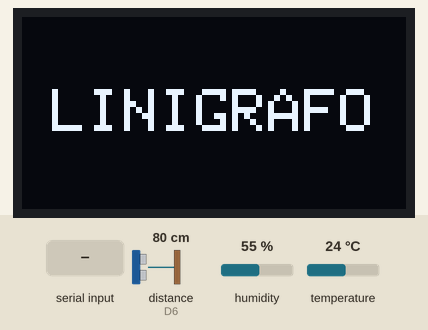
This program was run on a simulated ESP8266 (NodeMCU). On the bench: 128×64 one-colour display. Inputs (shaded band) come from the test bench; at power-on: distance to the obstacle (sensor on D6) 80 cm, humidity 55 %, temperature 24 °C. The echo pulse lasts 58.3 µs per cm; what the program prints to the serial monitor is not drawn.

Above: at 5.1 s.
At 8.8 s:
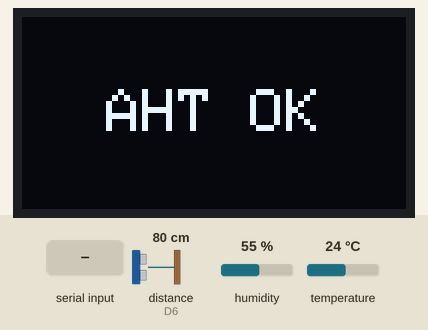
8.9 s: "1" received over Serial
At 28.0 s:
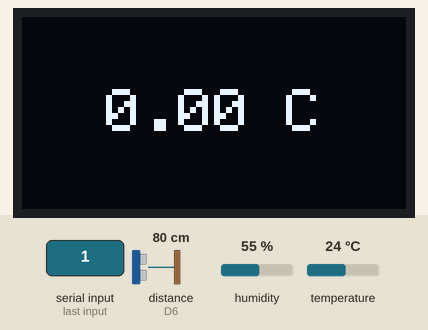
Timing chart, 0 to 28.6 s (numbered marks = the images above; inputs shaded):
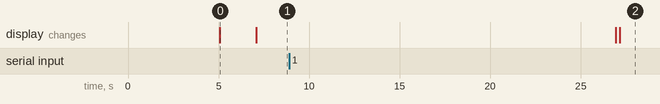

Measured:
- what the display in image 0 shows lasts 2.0 s, from 5.1 s to 7.1 s

The program:

main.cpp
```cpp
#include <Arduino.h>
#include <Wire.h> //INCLUSÃO DE BIBLIOTECA
#include <Adafruit_GFX.h> //INCLUSÃO DE BIBLIOTECA
#include <Adafruit_SSD1306.h> //INCLUSÃO DE BIBLIOTECA
#include <Adafruit_AHTX0.h>   //BIBLIOTECA AHT
#include <ThingSpeak.h>

const int trigPin = 13;
const int echoPin = 12;

long duration;
float distanceCm;
float media_temp = 0.0;
float media_umid = 0.0;
float soma_temp = 0.0;
float soma_umid = 0.0;
float amostra = 0.0;
float soma_distance=0.0;
unsigned long last_update;
unsigned int tela = 1;

#define SCREEN_WIDTH 128
#define SCREEN_HEIGHT 64

// Configurações do ThingSpeak
const char apn[] = "claro.com.br"; // APN do seu provedor de dados móveis
const char user[] = "claro"; // Usuário do APN (geralmente não é necessário)
const char pass[] = "claro"; // Senha do APN (geralmente não é necessário)

const char* thingSpeakAPIKey = "RZLWKKYDXI871Z6A";
const char* thingSpeakServer = "api.thingspeak.com";
const int thingSpeakPort = 80;

// Configurações do módulo SIM800L
//HardwareSerial sim800Serial(1); // RX, TX


Adafruit_SSD1306 display(SCREEN_WIDTH, SCREEN_HEIGHT, &Wire, -1);
Adafruit_AHTX0 aht; //Cria o Objeto aht

void centralizeMessage(String message, uint8_t textSize) {
  // Defina o tamanho do texto
  display.setTextSize(textSize);
  // Defina a cor do texto
  display.setTextColor(SSD1306_WHITE);

  // Calcula a largura e altura do texto
  int16_t x1, y1;
  uint16_t width, height;
  display.getTextBounds(message.c_str(), 0, 0, &x1, &y1, &width, &height);

  // Calcula a posição do cursor para centralizar o texto
  int16_t x = (SCREEN_WIDTH - width) / 2;
  int16_t y = (SCREEN_HEIGHT - height) / 2;

  // Limpa o buffer do display
  display.clearDisplay();

  // Defina a posição do cursor e imprima o texto
  display.setCursor(x, y);
  display.println(message);

  // Atualiza o display com o texto impresso
  display.display();
}

bool sendATCommand(const char* cmd, const int timeout, const char* expectedResponse) {
  Serial.println(cmd);
  long int time = millis();
  while ((time + timeout) > millis()) {
    while (Serial.available()) {
      String response = Serial.readString();
      Serial.println(response);
      if (response.indexOf(expectedResponse) != -1) {
        return true;
      }
    }
  }
  return false;
}

void setup() {
  Serial.begin(9600); // RX: GPIO13, TX: GPIO2
  delay(3000);
  pinMode(trigPin, OUTPUT);
  pinMode(echoPin, INPUT);

  Wire.begin(D2,D1);
  // Adiciona um delay para garantir que o display esteja pronto
  delay(2000);
  if(!display.begin(SSD1306_SWITCHCAPVCC, 0x3C)){
    for(;;); // Para a execução se houver falha
  }
  display.setTextColor(WHITE); //DEFINE A COR DO TEXTO
  display.setTextSize(2); //DEFINE O TAMANHO DA FONTE DO TEXTO
  display.setRotation(0);
  display.clearDisplay(); //LIMPA AS INFORMAÇÕES DO DISPLAY

  centralizeMessage("LINIGRAFO",2);
  delay(2000);
  display.clearDisplay(); //LIMPA AS INFORMAÇÕES DO DISPLAY

  //Inicia o AHT10
  if (! aht.begin()) {
    centralizeMessage("AHT FAIL",2);
    delay(1000);
    display.clearDisplay(); //LIMPA AS INFORMAÇÕES DO DISPLAY
    while (1) delay(10);
  }
  centralizeMessage("AHT OK",2);
  delay(1000);
  display.clearDisplay(); //LIMPA AS INFORMAÇÕES DO DISPLAY

  // Inicializa o módulo SIM800L
  sendATCommand("AT", 1000, "OK");
  sendATCommand("AT+CSQ", 1000, "OK");
  sendATCommand("AT+CGATT=1", 1000, "OK");
  sendATCommand("AT+CIPSHUT", 1000, "SHUT OK");
  sendATCommand("AT+CIPSTATUS", 1000, "OK");
  sendATCommand("AT+CIPMUX=0", 1000, "OK");

  // Conecta à rede
  //String cmd = "AT+CSTT=\"" + String(apn) + "\",\"" + String(user) + "\",\"" + String(pass) + "\"";
  //sendATCommand(cmd.c_str(), 1000, "OK");
  //sendATCommand("AT+CIICR", 3000, "OK");
  //sendATCommand("AT+CIFSR", 1000, ".");

  sendATCommand("AT+CSTT=\"claro.com.br\",\"claro\",\"claro\"", 1000, "OK"); // Configura APN
  sendATCommand("AT+CIICR", 3000, "OK");  // Ativa a conexão GPRS
  sendATCommand("AT+CIFSR", 3000, ".");  // Verifica se há um endereço IP
  sendATCommand("AT+CIPSTART=\"TCP\",\"api.thingspeak.com\",80", 5000, "CONNECT OK");
  //sendATCommand("AT+CIPSTART=\"TCP\",\"www.google.com\",80", 5000, "CONNECT OK");

  display.clearDisplay();
  display.setCursor(0, 0);
  display.println("Conectado à rede!");
  display.display();
}

void loop() {

  //Inicia a medição AHT
  sensors_event_t humidity, temp;
  aht.getEvent(&humidity, &temp);
  soma_temp += temp.temperature;
  soma_umid += humidity.relative_humidity;

    digitalWrite(trigPin, LOW);
    delayMicroseconds(2);
    digitalWrite(trigPin, HIGH);
    delayMicroseconds(10);
    digitalWrite(trigPin, LOW);

    duration = pulseIn(echoPin, HIGH);

    float divisor =10000/(sqrt(((media_temp)+273.15)/273.15) * 331.45) ;
    soma_distance += (duration/divisor/2);
    amostra += 1.0;
    delay(100);

    //Atualiza valores
  if(millis()-last_update>30000){
    last_update=millis();
    media_temp= soma_temp/amostra;
    media_umid=soma_umid/amostra;
    distanceCm = soma_distance/amostra;
    soma_distance = 0.0;
    soma_temp = 0.0;
    soma_umid = 0.0;
    amostra = 0.0;
    if(tela<3){
      tela++;
    }else{
      tela=1;
    }

     // Dados a serem enviados
  String data = "field1=" + String(distanceCm) + "&field2=" + String(media_temp) + "&field3=" + String(media_umid);

  String cmd = "AT+CIPSTART=\"TCP\",\"" + String(thingSpeakServer) + "\"," + String(thingSpeakPort);
  if (sendATCommand(cmd.c_str(), 3000, "CONNECT OK")) {
    cmd = "POST /update HTTP/1.1\r\n";
    cmd += "Host: " + String(thingSpeakServer) + "\r\n";
    cmd += "Connection: close\r\n";
    cmd += "X-THINGSPEAKAPIKEY: " + String(thingSpeakAPIKey) + "\r\n";
    cmd += "Content-Type: application/x-www-form-urlencoded\r\n";
    cmd += "Content-Length: " + String(data.length()) + "\r\n";
    cmd += "\r\n";
    cmd += data;

    sendATCommand("AT+CIPSEND", 1000, ">");
    Serial.print(cmd);

    if (sendATCommand("", 3000, "SEND OK")) {
      Serial.println("Atualização bem-sucedida.");
      display.clearDisplay();
      display.setCursor(0, 0);
      display.println("Atualização bem-sucedida.");
      display.display();
    }
  }

  sendATCommand("AT+CIPCLOSE", 1000, "CLOSE OK");

  }

  if(tela==1){

    centralizeMessage((String(media_temp)+" C"),2);
    display.clearDisplay(); //LIMPA AS INFORMAÇÕES DO DISPLAY

  }else if(tela ==2){

    centralizeMessage((String(media_umid)+" %"),2);
    display.clearDisplay(); //LIMPA AS INFORMAÇÕES DO DISPLAY

  }else if(tela==3){
    centralizeMessage((String(distanceCm)+" cm"),2);
    display.clearDisplay(); //LIMPA AS INFORMAÇÕES DO DISPLAY

  }

  //yield();
}
```
